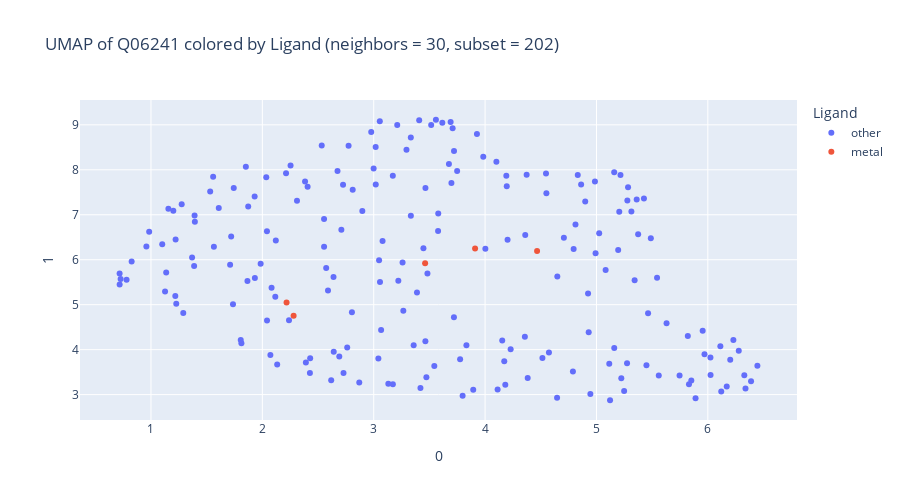
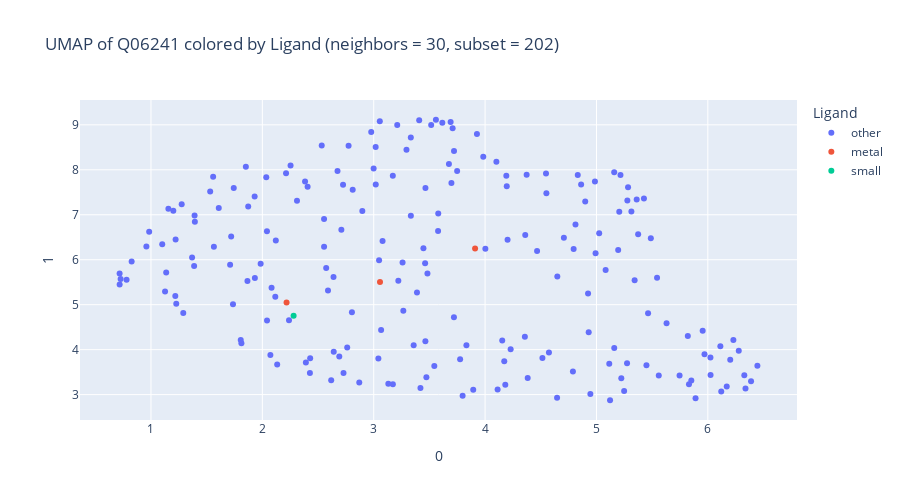
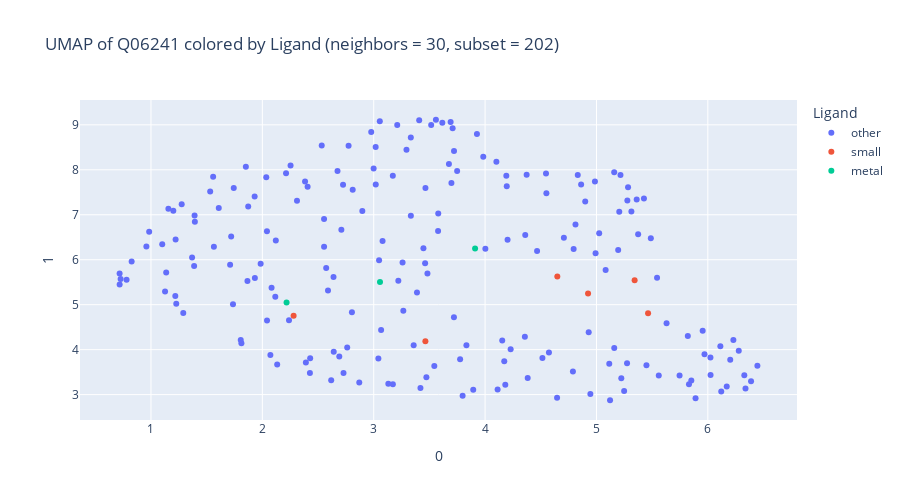

The code cell stored with these charts, in order, in its notebook:
### Markdown cell above
### Visualize best predictions

### Code cell
# best small molecule prediction
# prot_id = 'A9CKY2'

# best nuclear prediction
prot_id = 'P03699'

prot_id = 'O15496'

prot_id = 'Q06241'

# best metal prediction
# prot_id = 'Q96GX9'

# best overall prediction
# prot_id = 'Q3E840'

# # best binding prediction
# prot_id = 'P95855'

# get prediction tensor per protein
df_emb = predictions['embedding']
df_emb = df_emb[(df_emb.cutoff == 0.5)]
df_comb = predictions['combinedv2_2']
df_comb = df_comb[(df_comb.cutoff == 0.5)]

bind_annot_names = BindAnnotation.names()

def get_pred_tensor(prot_id, df):
    df_prot = df[df.prot_id==prot_id]
    pred_tensor_list = [df_prot[df_prot.ligand==name]['prediction'].to_numpy() for name in bind_annot_names]
    return np.stack(pred_tensor_list, axis=1)

prot = dataset.proteins[prot_id]
target_tensor = prot.bind_annotation.tensor
print("Target")
# show target
prot.show_structure(color='ligand')
# show prediction
print("Embedding")
prot.bind_annotation.tensor = get_pred_tensor(prot_id, df_emb)
prot.show_structure(color='ligand')
print("Combined")
prot.bind_annotation.tensor = get_pred_tensor(prot_id, df_comb)
prot.show_structure(color='ligand')
# reset
prot.bind_annotation.tensor = target_tensor


# show target
print("Target")
prot.show_umap()
# show prediction
print("Embedding")
prot.bind_annotation.tensor = get_pred_tensor(prot_id, df_emb)
prot.show_umap()
# show prediction
print("Combined")
prot.bind_annotation.tensor = get_pred_tensor(prot_id, df_comb)
prot.show_umap()
# reset
prot.bind_annotation.tensor = target_tensor

### Figure 1 — Plotly figure (JSON) as saved in the notebook; plotly's stock layout.template omitted (floating-point values rounded to 4 significant figures; data arrays with more than 128 entries replaced by an {"elided": "..."} marker saying what was removed)
{"data": [{"customdata": {"elided": "197x3 mixed values"}, "hovertemplate": "Ligand=other<br>0=%{x}<br>1=%{y}<br>ligand=%{customdata[0]}<br>position=%{customdata[1]}<br>residue=%{customdata[2]}<extra></extra>", "legendgroup": "other", "marker": {"color": "#636efa", "symbol": "circle"}, "mode": "markers", "name": "other", "orientation": "v", "showlegend": true, "type": "scatter", "x": {"elided": "197 float values"}, "xaxis": "x", "y": {"elided": "197 float values"}, "yaxis": "y"}, {"customdata": [["metal", 70, "R"], ["metal", 115, "H"], ["metal", 122, "D"], ["metal", 180, "E"], ["metal", 183, "H"]], "hovertemplate": "Ligand=metal<br>0=%{x}<br>1=%{y}<br>ligand=%{customdata[0]}<br>position=%{customdata[1]}<br>residue=%{customdata[2]}<extra></extra>", "legendgroup": "metal", "marker": {"color": "#EF553B", "symbol": "circle"}, "mode": "markers", "name": "metal", "orientation": "v", "showlegend": true, "type": "scatter", "x": [2.281, 2.217, 3.461, 4.467, 3.91], "xaxis": "x", "y": [4.755, 5.05, 5.919, 6.196, 6.248], "yaxis": "y"}], "layout": {"height": 500, "legend": {"title": {"text": "Ligand"}, "tracegroupgap": 0}, "title": {"text": "UMAP of Q06241 colored by Ligand (neighbors = 30, subset = 202)"}, "width": 900, "xaxis": {"anchor": "y", "domain": [0, 1], "title": {"text": "0"}}, "yaxis": {"anchor": "x", "domain": [0, 1], "title": {"text": "1"}}}}

### Figure 2 — Plotly figure (JSON) as saved in the notebook; plotly's stock layout.template omitted (floating-point values rounded to 4 significant figures; data arrays with more than 128 entries replaced by an {"elided": "..."} marker saying what was removed)
{"data": [{"customdata": {"elided": "198x3 mixed values"}, "hovertemplate": "Ligand=other<br>0=%{x}<br>1=%{y}<br>ligand=%{customdata[0]}<br>position=%{customdata[1]}<br>residue=%{customdata[2]}<extra></extra>", "legendgroup": "other", "marker": {"color": "#636efa", "symbol": "circle"}, "mode": "markers", "name": "other", "orientation": "v", "showlegend": true, "type": "scatter", "x": {"elided": "198 float values"}, "xaxis": "x", "y": {"elided": "198 float values"}, "yaxis": "y"}, {"customdata": [["metal", 67, "D"], ["metal", 115, "H"], ["metal", 183, "H"]], "hovertemplate": "Ligand=metal<br>0=%{x}<br>1=%{y}<br>ligand=%{customdata[0]}<br>position=%{customdata[1]}<br>residue=%{customdata[2]}<extra></extra>", "legendgroup": "metal", "marker": {"color": "#EF553B", "symbol": "circle"}, "mode": "markers", "name": "metal", "orientation": "v", "showlegend": true, "type": "scatter", "x": [3.056, 2.217, 3.91], "xaxis": "x", "y": [5.504, 5.05, 6.248], "yaxis": "y"}, {"customdata": [["small", 70, "R"]], "hovertemplate": "Ligand=small<br>0=%{x}<br>1=%{y}<br>ligand=%{customdata[0]}<br>position=%{customdata[1]}<br>residue=%{customdata[2]}<extra></extra>", "legendgroup": "small", "marker": {"color": "#00cc96", "symbol": "circle"}, "mode": "markers", "name": "small", "orientation": "v", "showlegend": true, "type": "scatter", "x": [2.281], "xaxis": "x", "y": [4.755], "yaxis": "y"}], "layout": {"height": 500, "legend": {"title": {"text": "Ligand"}, "tracegroupgap": 0}, "title": {"text": "UMAP of Q06241 colored by Ligand (neighbors = 30, subset = 202)"}, "width": 900, "xaxis": {"anchor": "y", "domain": [0, 1], "title": {"text": "0"}}, "yaxis": {"anchor": "x", "domain": [0, 1], "title": {"text": "1"}}}}

### Figure 3 — Plotly figure (JSON) as saved in the notebook; plotly's stock layout.template omitted (floating-point values rounded to 4 significant figures; data arrays with more than 128 entries replaced by an {"elided": "..."} marker saying what was removed)
{"data": [{"customdata": {"elided": "193x3 mixed values"}, "hovertemplate": "Ligand=other<br>0=%{x}<br>1=%{y}<br>ligand=%{customdata[0]}<br>position=%{customdata[1]}<br>residue=%{customdata[2]}<extra></extra>", "legendgroup": "other", "marker": {"color": "#636efa", "symbol": "circle"}, "mode": "markers", "name": "other", "orientation": "v", "showlegend": true, "type": "scatter", "x": {"elided": "193 float values"}, "xaxis": "x", "y": {"elided": "193 float values"}, "yaxis": "y"}, {"customdata": [["small", 20, "Y"], ["small", 70, "R"], ["small", 140, "F"], ["small", 141, "D"], ["small", 142, "F"], ["small", 143, "M"]], "hovertemplate": "Ligand=small<br>0=%{x}<br>1=%{y}<br>ligand=%{customdata[0]}<br>position=%{customdata[1]}<br>residue=%{customdata[2]}<extra></extra>", "legendgroup": "small", "marker": {"color": "#EF553B", "symbol": "circle"}, "mode": "markers", "name": "small", "orientation": "v", "showlegend": true, "type": "scatter", "x": [3.464, 2.281, 4.649, 4.924, 5.343, 5.463], "xaxis": "x", "y": [4.189, 4.755, 5.625, 5.25, 5.545, 4.809], "yaxis": "y"}, {"customdata": [["metal", 67, "D"], ["metal", 115, "H"], ["metal", 183, "H"]], "hovertemplate": "Ligand=metal<br>0=%{x}<br>1=%{y}<br>ligand=%{customdata[0]}<br>position=%{customdata[1]}<br>residue=%{customdata[2]}<extra></extra>", "legendgroup": "metal", "marker": {"color": "#00cc96", "symbol": "circle"}, "mode": "markers", "name": "metal", "orientation": "v", "showlegend": true, "type": "scatter", "x": [3.056, 2.217, 3.91], "xaxis": "x", "y": [5.504, 5.05, 6.248], "yaxis": "y"}], "layout": {"height": 500, "legend": {"title": {"text": "Ligand"}, "tracegroupgap": 0}, "title": {"text": "UMAP of Q06241 colored by Ligand (neighbors = 30, subset = 202)"}, "width": 900, "xaxis": {"anchor": "y", "domain": [0, 1], "title": {"text": "0"}}, "yaxis": {"anchor": "x", "domain": [0, 1], "title": {"text": "1"}}}}
